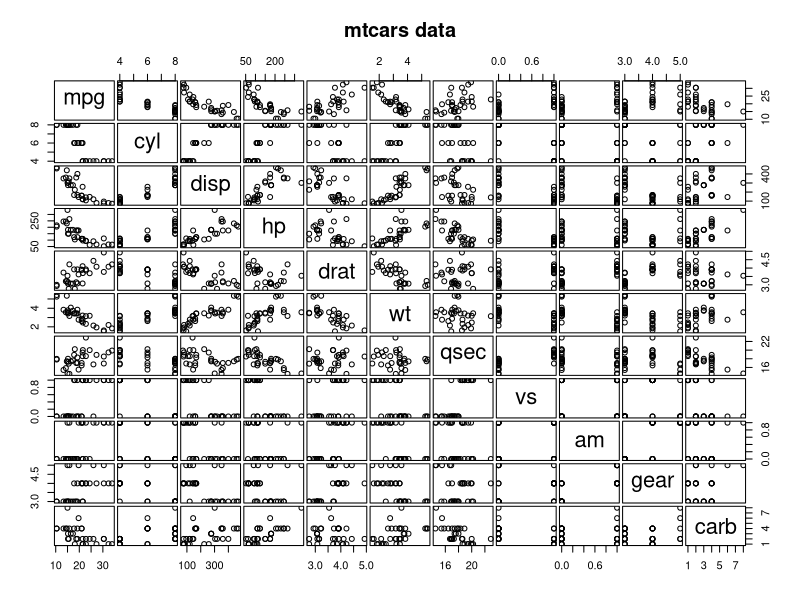
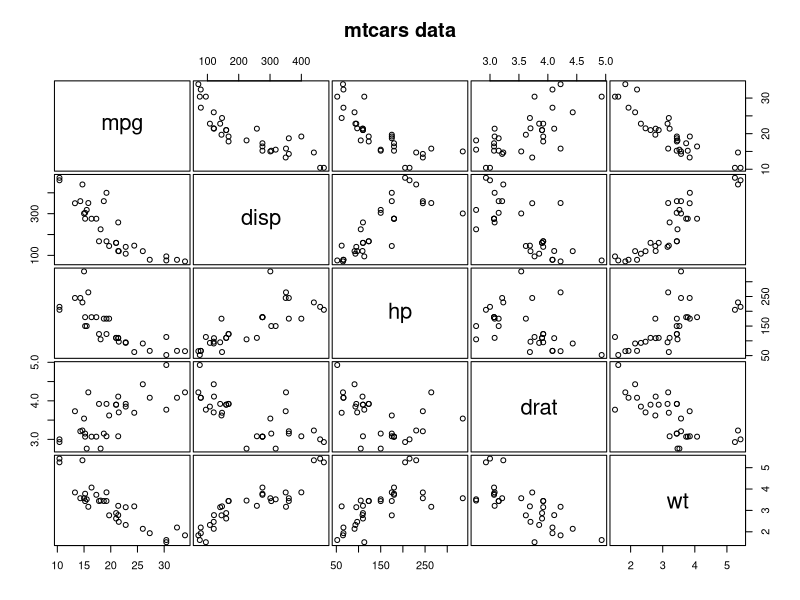

Write R code to recreate these figures, in order.
## ---- chunk 1
knitr::opts_chunk$set(echo = TRUE)
## ---- chunk 2
data(mtcars)
require(graphics)
pairs(mtcars, main = "mtcars data", gap = 1/4)
## ---- chunk 3
pairs(~ mpg + disp + hp + drat + wt, 
      data = mtcars, main = "mtcars data", gap = 1/4)
## ---- chunk 4
mpg_1st = lm(mpg ~ disp + hp + drat + wt, data = mtcars)
summary(mpg_1st)
## ---- chunk 5
mpg_wt   = lm(mpg ~ wt,   data = mtcars)
mpg_multi = lm(mpg ~ hp + wt, data = mtcars)
summary(mpg_wt)
summary(mpg_multi)
## ---- chunk 6
mpg_multi = lm(mpg ~ wt + drat, data = mtcars)
summary(mpg_multi)
